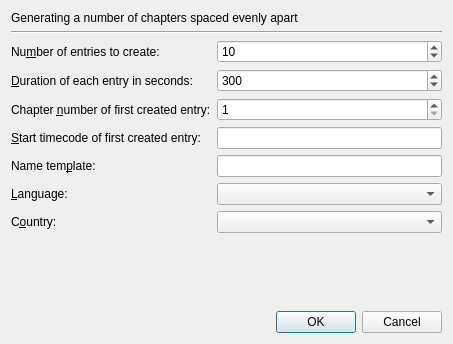
<?xml version="1.0" encoding="UTF-8"?>
<ui version="4.0">
 <class>mtx::gui::ChapterEditor::GenerateSubChaptersParametersDialog</class>
 <widget class="QDialog" name="mtx::gui::ChapterEditor::GenerateSubChaptersParametersDialog">
  <property name="geometry">
   <rect>
    <x>0</x>
    <y>0</y>
    <width>453</width>
    <height>344</height>
   </rect>
  </property>
  <property name="windowTitle">
   <string>Generate sub-chapters</string>
  </property>
  <layout class="QVBoxLayout" name="verticalLayout">
   <item>
    <widget class="QLabel" name="label">
     <property name="text">
      <string>Generating a number of chapters spaced evenly apart</string>
     </property>
    </widget>
   </item>
   <item>
    <widget class="Line" name="line">
     <property name="orientation">
      <enum>Qt::Horizontal</enum>
     </property>
    </widget>
   </item>
   <item>
    <layout class="QGridLayout" name="gridLayout">
     <item row="5" column="0">
      <widget class="QLabel" name="label_7">
       <property name="text">
        <string>&amp;Language:</string>
       </property>
       <property name="buddy">
        <cstring>cbLanguage</cstring>
       </property>
      </widget>
     </item>
     <item row="0" column="1">
      <widget class="QSpinBox" name="sbNumberOfEntries">
       <property name="minimum">
        <number>1</number>
       </property>
       <property name="maximum">
        <number>9999</number>
       </property>
       <property name="value">
        <number>10</number>
       </property>
      </widget>
     </item>
     <item row="2" column="1">
      <widget class="QSpinBox" name="sbFirstChapterNumber">
       <property name="minimum">
        <number>1</number>
       </property>
       <property name="maximum">
        <number>999999</number>
       </property>
      </widget>
     </item>
     <item row="2" column="0">
      <widget class="QLabel" name="label_5">
       <property name="text">
        <string>Chapter &amp;number of first created entry:</string>
       </property>
       <property name="buddy">
        <cstring>sbFirstChapterNumber</cstring>
       </property>
      </widget>
     </item>
     <item row="0" column="0">
      <widget class="QLabel" name="label_3">
       <property name="text">
        <string>Nu&amp;mber of entries to create:</string>
       </property>
       <property name="buddy">
        <cstring>sbNumberOfEntries</cstring>
       </property>
      </widget>
     </item>
     <item row="4" column="0">
      <widget class="QLabel" name="label_2">
       <property name="text">
        <string>Name tem&amp;plate:</string>
       </property>
       <property name="buddy">
        <cstring>leNameTemplate</cstring>
       </property>
      </widget>
     </item>
     <item row="1" column="1">
      <widget class="QSpinBox" name="sbDuration">
       <property name="suffix">
        <string/>
       </property>
       <property name="maximum">
        <number>999999</number>
       </property>
       <property name="singleStep">
        <number>10</number>
       </property>
       <property name="value">
        <number>300</number>
       </property>
      </widget>
     </item>
     <item row="3" column="1">
      <widget class="QLineEdit" name="leStartTimecode"/>
     </item>
     <item row="1" column="0">
      <widget class="QLabel" name="label_4">
       <property name="text">
        <string>&amp;Duration of each entry in seconds:</string>
       </property>
       <property name="buddy">
        <cstring>sbDuration</cstring>
       </property>
      </widget>
     </item>
     <item row="4" column="1">
      <widget class="QLineEdit" name="leNameTemplate"/>
     </item>
     <item row="3" column="0">
      <widget class="QLabel" name="label_6">
       <property name="text">
        <string>&amp;Start timecode of first created entry:</string>
       </property>
       <property name="buddy">
        <cstring>leStartTimecode</cstring>
       </property>
      </widget>
     </item>
     <item row="6" column="0">
      <widget class="QLabel" name="label_8">
       <property name="text">
        <string>C&amp;ountry:</string>
       </property>
       <property name="buddy">
        <cstring>cbCountry</cstring>
       </property>
      </widget>
     </item>
     <item row="5" column="1">
      <widget class="mtx::gui::Util::LanguageComboBox" name="cbLanguage"/>
     </item>
     <item row="6" column="1">
      <widget class="mtx::gui::Util::CountryComboBox" name="cbCountry"/>
     </item>
    </layout>
   </item>
   <item>
    <spacer name="verticalSpacer">
     <property name="orientation">
      <enum>Qt::Vertical</enum>
     </property>
     <property name="sizeHint" stdset="0">
      <size>
       <width>20</width>
       <height>0</height>
      </size>
     </property>
    </spacer>
   </item>
   <item>
    <widget class="QDialogButtonBox" name="buttonBox">
     <property name="orientation">
      <enum>Qt::Horizontal</enum>
     </property>
     <property name="standardButtons">
      <set>QDialogButtonBox::Cancel|QDialogButtonBox::Ok</set>
     </property>
    </widget>
   </item>
  </layout>
 </widget>
 <customwidgets>
  <customwidget>
   <class>mtx::gui::Util::LanguageComboBox</class>
   <extends>QComboBox</extends>
   <header>mkvtoolnix-gui/util/language_combo_box.h</header>
  </customwidget>
  <customwidget>
   <class>mtx::gui::Util::CountryComboBox</class>
   <extends>QComboBox</extends>
   <header>mkvtoolnix-gui/util/country_combo_box.h</header>
  </customwidget>
 </customwidgets>
 <tabstops>
  <tabstop>sbNumberOfEntries</tabstop>
  <tabstop>sbDuration</tabstop>
  <tabstop>sbFirstChapterNumber</tabstop>
  <tabstop>leStartTimecode</tabstop>
  <tabstop>leNameTemplate</tabstop>
  <tabstop>cbLanguage</tabstop>
  <tabstop>cbCountry</tabstop>
 </tabstops>
 <resources/>
</ui>
